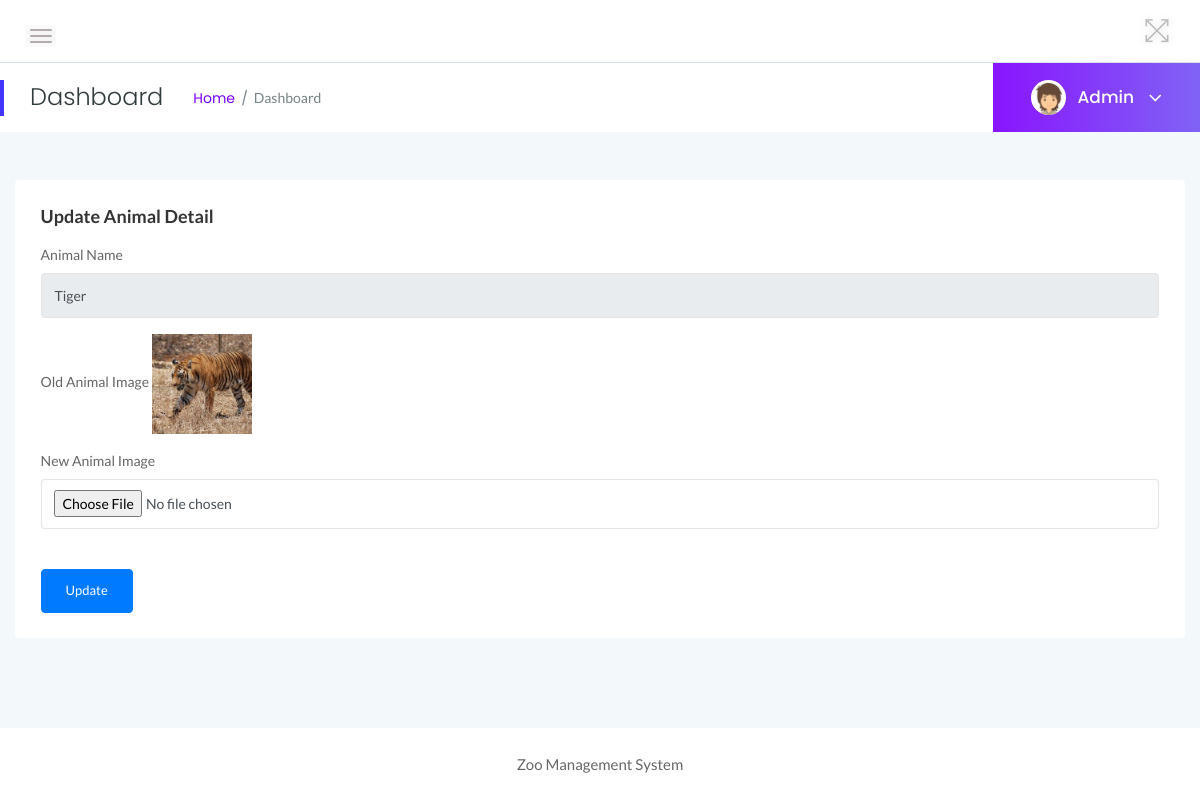
The app's page /zms/admin/changeimage.php?editid=3 (signed in) with its own data.
### tables this page shows
CREATE TABLE `tblanimal` (
  `ID` int(10) NOT NULL,
  `AnimalName` varchar(200) DEFAULT NULL,
  `CageNumber` int(10) DEFAULT NULL,
  `FeedNumber` varchar(200) DEFAULT NULL,
  `Breed` varchar(200) DEFAULT NULL,
  `AnimalImage` varchar(200) DEFAULT NULL,
  `Description` mediumtext DEFAULT NULL,
  `CreationDate` timestamp NOT NULL DEFAULT current_timestamp() ON UPDATE current_timestamp()
);

### zms/admin/changeimage.php (the view, shortened to what this page needs)
<?php
include('includes/dbconnection.php');
if (strlen($_SESSION['zmsaid']==0)) {
  header('location:logout.php');
  } else{
  ?>
<!doctype html>
<html class="no-js" lang="en">
<head>
    <link rel="stylesheet" href="assets/css/bootstrap.min.css">
    <link rel="stylesheet" href="assets/css/font-awesome.min.css">
    <link rel="stylesheet" href="assets/css/themify-icons.css">
    <link rel="stylesheet" href="assets/css/metisMenu.css">
    <link rel="stylesheet" href="assets/css/owl.carousel.min.css">
    <link rel="stylesheet" href="assets/css/slicknav.min.css">
    <link rel="stylesheet" href="https://www.amcharts.com/lib/3/plugins/export/export.css" type="text/css" media="all" />
    <link rel="stylesheet" href="assets/css/typography.css">
    <link rel="stylesheet" href="assets/css/default-css.css">
    <link rel="stylesheet" href="assets/css/styles.css">
    <link rel="stylesheet" href="assets/css/responsive.css">
</head>
<body>
    <div class="page-container">
        <div class="main-content">
          <?php include_once('includes/header.php');?>
           <?php include_once('includes/pagetitle.php');?>
            <div class="main-content-inner">
                <div class="row">
                    <div class="col-lg-12 col-ml-12">
                        <div class="row">
                            <div class="col-12 mt-5">
                                <div class="card">
                                    <div class="card-body">
                                        <h4 class="header-title">Update Animal Detail</h4>
                                        <form method="post" enctype="multipart/form-data">
                                            <?php
 $aniid=$_GET['editid'];
$ret=mysqli_query($con,"select * from tblanimal where ID='$aniid'");
while ($row=mysqli_fetch_array($ret)) {
?>
                                             <div class="form-group">
                                                <label for="exampleInputEmail1">Animal Name</label>
                                                <input type="text" class="form-control" id="aname" name="aname" aria-describedby="emailHelp" placeholder="Enter animal Name" value="<?php  echo $row['AnimalName'];?>" readonly="true">
                                            </div>
                                           <div class="form-group">
                                                <label for="exampleInputEmail1">Old Animal Image</label>
                                                <img src="images/<?php  echo $row['AnimalImage'];?>" width="100" height="100">
                                            </div>
                                          <div class="form-group">
                                                <label for="exampleInputEmail1">New Animal Image</label>
                                                <input type="file" class="form-control" id="image" name="image" aria-describedby="emailHelp" value="" required="true">
                                            </div>
                                            <?php } ?>
                                            <button type="submit" class="btn btn-primary mt-4 pr-4 pl-4" name="submit">Update</button>
                                        </form>
                                    </div>
                                </div>
                            </div>
                        </div>
                    </div>
                </div>
            </div>
        </div>
        <?php include_once('includes/footer.php');?>
    </div>
</body>
</html>
<?php }  ?>

### zms/admin/includes/pagetitle.php (shortened to what this page needs)
<?php
include('includes/dbconnection.php');
?>
<div class="page-title-area">
                <div class="row align-items-center">
                    <div class="col-sm-6">
                        <div class="breadcrumbs-area clearfix">
                            <h4 class="page-title pull-left">Dashboard</h4>
                            <ul class="breadcrumbs pull-left">
                                <li><a href="dashboard.php">Home</a></li>
                                <li><span>Dashboard</span></li>
                            </ul>
                        </div>
                    </div>
                    <div class="col-sm-6 clearfix">
                        <div class="user-profile pull-right">
                            <img class="avatar user-thumb" src="assets/images/author/avatar.png" alt="avatar">
                            <?php
$adid=$_SESSION['zmsaid'];
$ret=mysqli_query($con,"select AdminName from tbladmin where ID='$adid'");
$row=mysqli_fetch_array($ret);
$name=$row['AdminName'];
?>
                            <h4 class="user-name dropdown-toggle" data-toggle="dropdown"><?php echo $name; ?> <i class="fa fa-angle-down"></i></h4>
                        </div>
                    </div>
                </div>
            </div>

### zms/admin/assets/css/styles.css (style rules this page uses)
.page-container { width: 100%; height: 100%; min-height: 100vh; padding-left: 280px; -webkit-transition: padding-left 0.3s ease 0s; transition: padding-left 0.3s ease 0s; }
.card { border: none; border-radius: 4px; background-color: #fff; -webkit-transition: all 0.3s ease 0s; transition: all 0.3s ease 0s; }
.card-body { padding: 25.6px; padding: 1.6rem; }
.main-content { width: 100%; background: #F3F8FB; }
.main-content-inner { padding: 0 30px 50px; }
.page-title-area { padding: 0 30px; background: #fff; position: relative; }
.page-title-area:before { content: ''; position: absolute; left: 0; top: 50%; width: 4px; height: 36px; background: var(--primary-color); -webkit-transform: translateY(-50%); transform: translateY(-50%); }
.page-title { font-size: 24px; font-weight: 300; color: #313b3d; letter-spacing: 0; margin-right: 30px; }
ul.breadcrumbs { margin-top: 4px; }
.breadcrumbs li { display: inline-block; }
.breadcrumbs li a, .breadcrumbs li span { display: block; font-size: 14px; font-weight: 400; color: #7801ff; letter-spacing: 0; margin-right: 16px; position: relative; }
.breadcrumbs li a:before { content: '/'; color: #768387; position: absolute; right: -13px; top: 0; }
.breadcrumbs li span { margin-right: 0; color: #768387; text-transform: capitalize; }
.user-profile { margin-right: -30px; display: -webkit-box; display: -ms-flexbox; display: flex; -webkit-box-align: center; -ms-flex-align: center; align-items: center; -ms-flex-wrap: wrap; flex-wrap: wrap; background: -webkit-linear-gradient(left, #8914fe 0%, #8063f5 100%); background: linear-gradient(to right, #8914fe 0%, #8063f5 100%); padding: 17px 38px; position: relative; }
.user-profile img.avatar { height: 35px; width: 35px; border-radius: 50%; margin-right: 12px; }
.user-name { font-size: 17px; font-weight: 500; color: #fff; letter-spacing: 0; cursor: pointer; -webkit-user-select: none; -moz-user-select: none; -ms-user-select: none; user-select: none; }
.user-name i { margin-left: 10px; font-size: 21px; vertical-align: middle; position: relative; }
.notification-area .dropdown-toggle, .user-name.dropdown-toggle { position: relative; }
.notification-area .dropdown-toggle:after, .user-name.dropdown-toggle:after { display: none; }
.header-title { font-family: 'Lato', sans-serif; font-size: 18px; font-weight: 600; letter-spacing: 0; color: #333; text-transform: capitalize; margin-bottom: 17px; }
.btn { padding: 11px 17px; font-size: 13px; letter-spacing: 0; }
.form-control, .form-control:focus { outline: none; box-shadow: none; }
.form-control { font-size: 14px; border: 1px solid rgba(170, 170, 170, .3); padding: 10.72px 12.8px; padding: .67rem .8rem; }
label { font-weight: 500; color: #666; display: inline-block; margin-bottom: 8px; margin-bottom: .5rem; }

### zms/admin/assets/css/responsive.css (style rules this page uses)
@media screen and (min-width: 1200px) and (max-width: 1440px) { .col-ml-12 { -webkit-box-flex: 0; -ms-flex: 0 0 100%; flex: 0 0 100%; max-width: 100%; } }
@media (min-width: 1200px) and (max-width: 1364px) { .main-content-inner { padding: 0 15px 50px; } }
@media (min-width: 1200px) and (max-width: 1364px) { .page-container, .sbar_collapsed.page-container { padding-left: 0; } }

### records on screen
tblanimal: aname "Tiger", AnimalImage (picture)

### other values on screen
$name "Admin"
